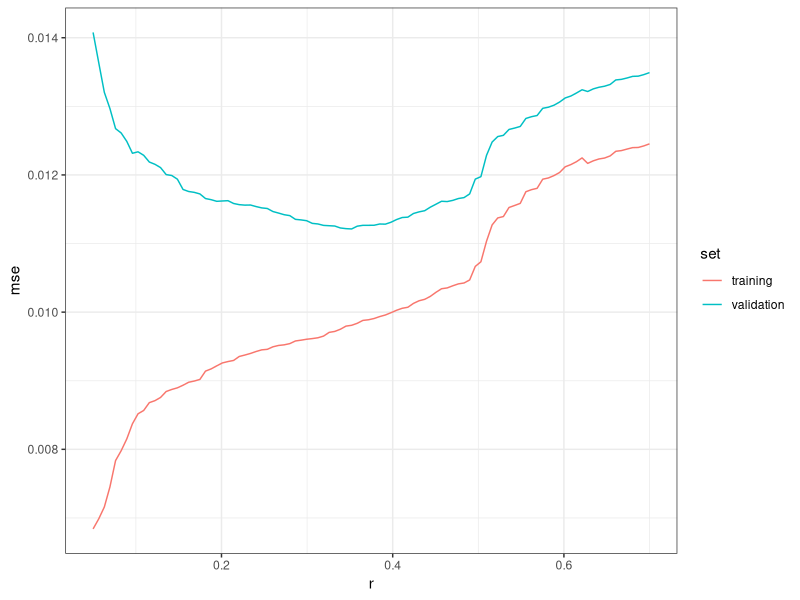
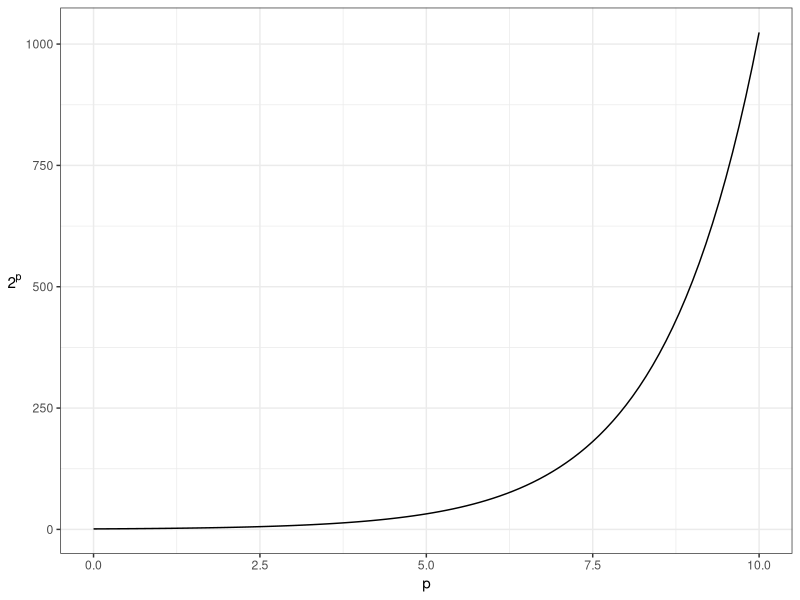

Here is the R script that generated these plots, in order:
## ---- chunk 1
suppressPackageStartupMessages(library(tidyverse))
my_accent <- "#d95f02"
rotate_y <- theme(axis.title.y=element_text(angle=0, vjust=0.5))
## ---- chunk 2
set.seed(87)
n <- 200
dat <- tibble(x = c(rnorm(n/2), rnorm(n/2)+5)-3,
              y = sin(x^2/5)/x + rnorm(n)/10 + exp(1))
fit <- loess(y ~ x, data=dat, span=0.3)
yhat <- predict(fit)
mean((yhat - dat$y)^2)
## ---- chunk 3
n <- 1000
newdat <- tibble(x = c(rnorm(n/2), rnorm(n/2)+5)-3,
                 y = sin(x^2/5)/x + rnorm(n)/10 + exp(1))
yhat <- predict(fit, newdata = newdat)
mean((yhat - newdat$y)^2, na.rm = TRUE)
## ---- chunk 4
set.seed(87)
n <- 200
dat <- tibble(x = c(rnorm(n/2), rnorm(n/2)+5)-3,
              y = sin(x^2/5)/x + rnorm(n)/10 + exp(1))
fit <- loess(y ~ x, data=dat, span=0.1)
yhat <- predict(fit)
mean((yhat - dat$y)^2)
## ---- chunk 5
n <- 1000
newdat <- tibble(x = c(rnorm(n/2), rnorm(n/2)+5)-3,
                 y = sin(x^2/5)/x + rnorm(n)/10 + exp(1))
yhat <- predict(fit, newdata = newdat)
mean((yhat - newdat$y)^2, na.rm = TRUE)
## ---- chunk 6
set.seed(87)
n <- 200
dat <- tibble(x = c(rnorm(n/2), rnorm(n/2)+5)-3,
              y = sin(x^2/5)/x + rnorm(n)/10 + exp(1))
n <- 1000
newdat <- tibble(x = c(rnorm(n/2), rnorm(n/2)+5)-3,
                 y = sin(x^2/5)/x + rnorm(n)/10 + exp(1))
tibble(r = seq(0.05, 0.7, length.out=100)) %>% 
    group_by(r) %>% 
    do({
        this_r <- .$r
        fit <- loess(y ~ x, data=dat, span=this_r)
        yhat_tr  <- predict(fit)
        yhat_val <- predict(fit, newdata = newdat)
        data.frame(
            r = this_r,
            training = mean((yhat_tr - dat$y)^2),
            validation = mean((yhat_val - newdat$y)^2, na.rm = TRUE)
        )
    }) %>% 
    gather(key="set", value="mse", training, validation) %>% 
    ggplot(aes(r, mse)) +
    geom_line(aes(group=set, colour=set)) +
    theme_bw()
## ---- chunk 7
set.seed(38)
dat <- as.data.frame(matrix(rnorm(100*100), ncol=100))
names(dat)[1] <- "y"
fit <- lm(y~., data=dat)
mean((dat$y - predict(fit))^2)
## ---- chunk 8
ggplot(data.frame(p=c(0,10)), aes(p)) +
    stat_function(fun=function(x) 2^x) +
    theme_bw() +
    ylab(expression(2^p)) +
    theme(axis.title.y = element_text(angle=0, vjust=0.5))
